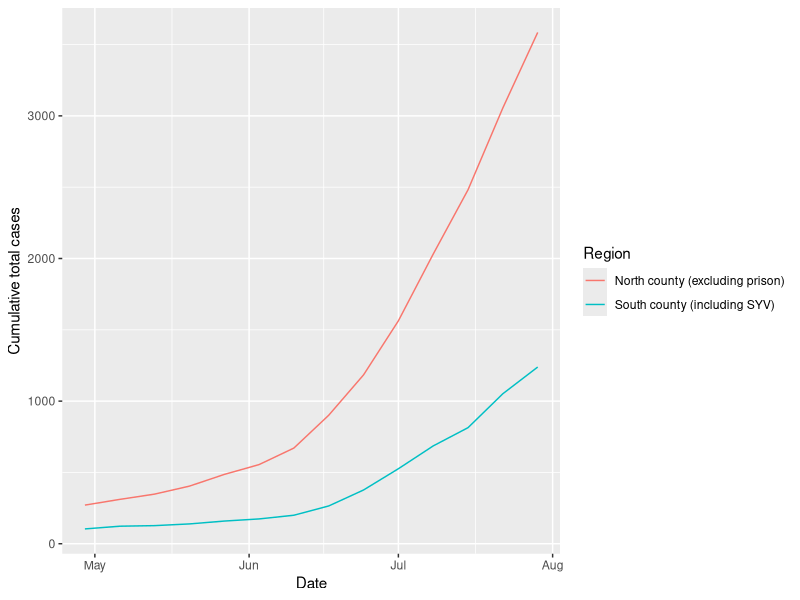
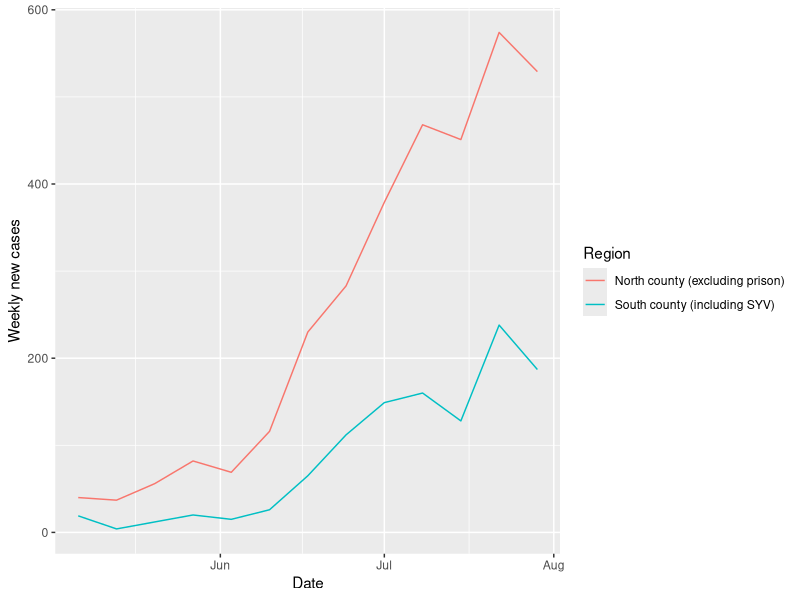
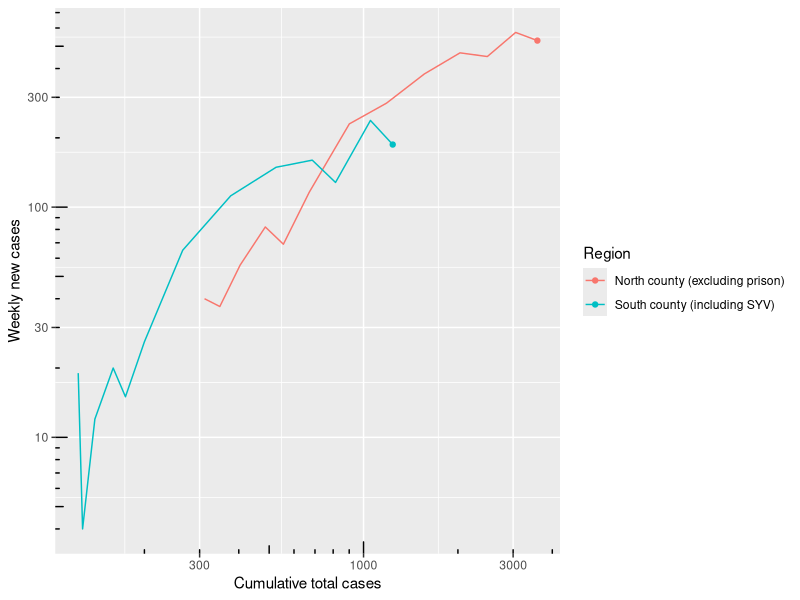

The R script that drew these images, in order:
## ---- chunk 1
knitr::opts_chunk$set(echo = TRUE)
## ---- chunk 2
library(tidyverse)
library(lubridate)
## ---- chunk 3
raw_data <- read_csv("data/data.csv", col_types="fiD")
head(raw_data)
## ---- chunk 4
range(raw_data$date)
## ---- chunk 5
raw_data %>%
  group_by(area) %>%
  arrange(date) %>%
  mutate(delta=cases-lag(cases)) %>% # computed within each group
  filter(delta < 0) %>%
  arrange(delta)
## ---- chunk 6
south_areas <- c("SOUTH COUNTY UNINCORPORATED AREA includes communities of Montecito, Summerland and the City of Carpinteria",
                 "CITY OF SANTA BARBARA and the unincorporated area of Mission Canyon",
                 "CITY OF GOLETA",
                 "COMMUNITY OF ISLA VISTA",
                 "UNINCORPORATED AREA OF THE GOLETA VALLEY AND GAVIOTA",
                 "SANTA YNEZ VALLEY including the Cities of Solvang & Buellton, and the communities of Santa Ynez, Los Alamos, Los Olivos and Ballard")
north_areas <- c("CITY OF LOMPOC and the communities of Mission Hills and Vandenberg Village",
                 "CITY OF SANTA MARIA",
                 "COMMUNITY OF ORCUTT",
                 "UNINCORPORATED AREAS of Sisquoc, Casmalia, Garey, Cuyama, New Cuyama, and the City of Guadalupe")
other_areas <- c("FEDERAL PRISON IN LOMPOC",
                 "People incarcerated at the Federal Prison in Lompoc",
                 "Out of County")

base_data <- raw_data %>%
  mutate(region=fct_collapse(area, south=south_areas, north=north_areas, other=other_areas)) %>%
  filter(region != "other") %>%
  mutate(region=fct_relevel(region, c("north", "south"))) %>% # set order for consistent graphing, labels
  group_by(region, date) %>%
  summarize(cases=sum(cases)) %>%
  filter(wday(date) == 4)

head(base_data)
## ---- chunk 7
legend <- scale_color_discrete(
  labels=c("North county (excluding prison)", "South county (including SYV)"))

ggplot(base_data, aes(x=date, y=cases, color=region)) + geom_line() +
  labs(x="Date", y="Cumulative total cases", color="Region") +
  legend
## ---- chunk 8
week_data <- base_data %>%
  arrange(date) %>%
  mutate(new_cases=cases-lag(cases)) %>%
  drop_na # first row in each group is NA

ggplot(week_data, aes(x=date, y=new_cases, color=region)) + geom_line() +
  labs(x="Date", y="Weekly new cases", color="Region") +
  legend
## ---- chunk 9
ggplot(week_data, aes(x=cases, y=new_cases, color=region)) +
  geom_line() +
  geom_point(data=week_data[week_data$date==max(week_data$date),]) + # add terminal points
  scale_x_log10() + scale_y_log10() +
  annotation_logticks() +
  labs(x="Cumulative total cases", y="Weekly new cases", color="Region") +
  legend
## ---- chunk 10
data <- base_data %>% filter(region == "north") %>% arrange(date)
growth_rate <- (data[13,"cases"]/data[1,"cases"])^(1/12)
doubling_time <- log(2)/log(growth_rate) # weeks
